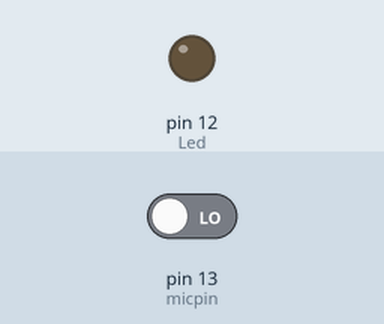
This sketch was run on a simulated Arduino Uno, built with avr-gcc and run on an emulated ATmega328P. On the bench: output pins drawn as LEDs (lit = HIGH). The inputs (shaded band) are chosen by the test bench; at power-on: pin 13 (micpin) LOW.

Above: at 1.2 s.
1.3 s: pin 13 (micpin) driven HIGH
At 1.7 s:
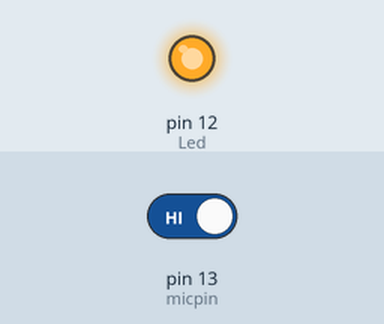
2.8 s: pin 13 (micpin) driven LOW
At 4.1 s:
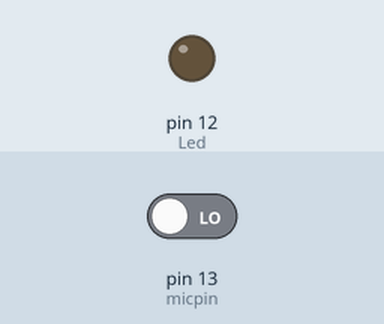
Timing chart, 0 to 5.8 s (numbered marks = the images above; inputs shaded):
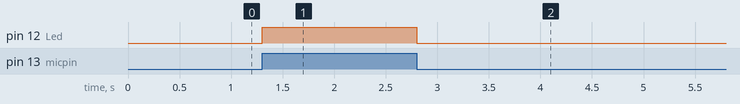

The sketch:

Schaltung1.ino
```cpp
/* Autoren: Angela Meixner und Dragana Ristic
 * Datum: 30.10.2019
 * Version: 1.1
 */
//Led Schnittstelle wird definiert.
int Led = 12 ;
//Schnittstelle für das Mikrophon wird definiert.
int micpin = 13;
//Einfache Int Variable wird deklariert.
int val = 0;

void setup (){
 //Das LED wird als Output-Schnittstelle definiert.
 pinMode (Led, OUTPUT) ;
 //Das Microphon wird als Input-Schnittstelle definiert.
 pinMode (micpin, INPUT) ;
 //Der Wert des Mikrophons wird auf leise gestellt.

}

void loop (){
 //Der Input wird in dieser Zahlvariabel gespeichert.
 val = digitalRead(micpin);
 //Wenn das Mikrophon etwas Lautes wahrnimmt,
 if (val == HIGH){
  //soll das LED für eine halbe Sekunde leuchten,
  digitalWrite (Led, HIGH);
  delay(500);
 }
 //sonst
 else{
  //soll das LED nicht leuchten.
  digitalWrite (Led, LOW);
 }
}
```

Measured:
- after the input at 1.3 s, pin 12 (Led): LOW → HIGH at once
- after the input at 2.8 s, pin 12 (Led): HIGH → LOW at once
